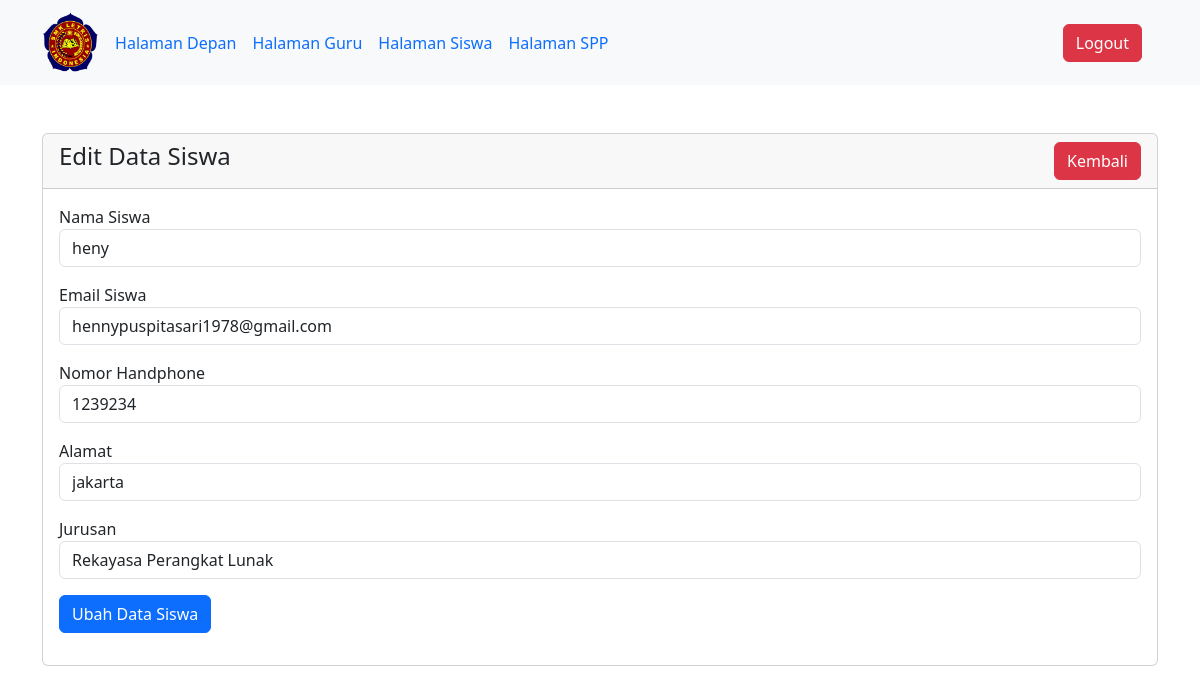
Screenshot of /views/crud_edit_siswa.php?id=12 (signed in) with the database file from the repository.
### tables this page shows
CREATE TABLE `siswa` (
  `id` int(11) NOT NULL,
  `nama` varchar(255) NOT NULL,
  `email` varchar(255) NOT NULL,
  `no_hp` int(25) NOT NULL,
  `alamat` varchar(255) NOT NULL,
  `id_jurusan` int(11) NOT NULL,
  `spp` tinyint(1) NOT NULL DEFAULT 0
);

### views/crud_edit_siswa.php (the view, shortened to what this page needs)
<?php
include("../includes/inc_header.php");
include "../includes/inc_koneksi.php";
?>
<div class="container mt-5">
    <div class="col-md-12">
        <div class="card">
            <div class="card-header">
                <h4>Edit Data Siswa <a href="../views/admin_depan.php" class="btn btn-danger float-end">Kembali</a></h4>
            </div>
            <div class="card-body">
                <?php
                if (isset($_GET['id'])) {
                    $id_siswa = mysqli_real_escape_string($koneksi, $_GET['id']);
                    $query = "SELECT * FROM siswa WHERE id='$id_siswa'";
                    $query_run = mysqli_query($koneksi, $query);
                    if (mysqli_num_rows($query_run) > 0) {
                        $siswa = mysqli_fetch_array($query_run);
                        ?>
                        <form action="../controllers/controller_siswa.php" method="POST">
                            <div class="mb-3">
                                <label>Nama Siswa</label>
                                <input type="text" name="nama" value="<?= $siswa['nama']; ?>" class="form-control">
                            </div>
                            <div class="mb-3">
                                <label>Email Siswa</label>
                                <input type="email" name="email" value="<?= $siswa['email']; ?>" class="form-control">
                            </div>
                            <div class="mb-3">
                                <label>Nomor Handphone</label>
                                <input type="text" name="no_hp" value="<?= $siswa['no_hp']; ?>" class="form-control">
                            </div>
                            <div class="mb-3">
                                <div class="mb-3">
                                    <label>Alamat</label>
                                    <input type="text" name="alamat" value="<?= $siswa['alamat']; ?>" class="form-control">
                                </div>
                                <div class="mb-3">
                                    <label>Jurusan</label>
                                    <select class="form-control" name="id_jurusan">
                                        <?php
                                        $query1 = "SELECT * FROM jurusan";
                                        $query_run1 = mysqli_query($koneksi, $query1);
                                        if (mysqli_num_rows($query_run) > 0) {
                                            foreach ($query_run1 as $jurusan) {
                                                ?>
                                                <option value="<?= $jurusan['id'] ?>"><?= $jurusan['jurusan'] ?></option>
                                                <?php
                                            }
                                        } else {
                                            echo "<h5>Belum Ada Data Jurusan</h5>";
                                        }
                                        ?>
                                    </select>
                                </div>
                                <div class="mb-3">
                                    <button type="submit" name="ubah_data_siswa" class="btn btn-primary">Ubah Data Siswa</button>
                                </div>
                        </form>
                        <?php
                    } else {
                        echo "<h4> Data Siswa Tidak Ditemukan </h4>";
                    }
                }
                ?>
            </div>
        </div>
    </div>
</div>
<?php
include("../includes/inc_footer.php");
?>

### rows the page displays
siswa: nama "heny", email "hennypuspitasari1978@gmail.com", no_hp "1239234", alamat "jakarta"

### other values shown
form field id_jurusan "Rekayasa Perangkat Lunak"
